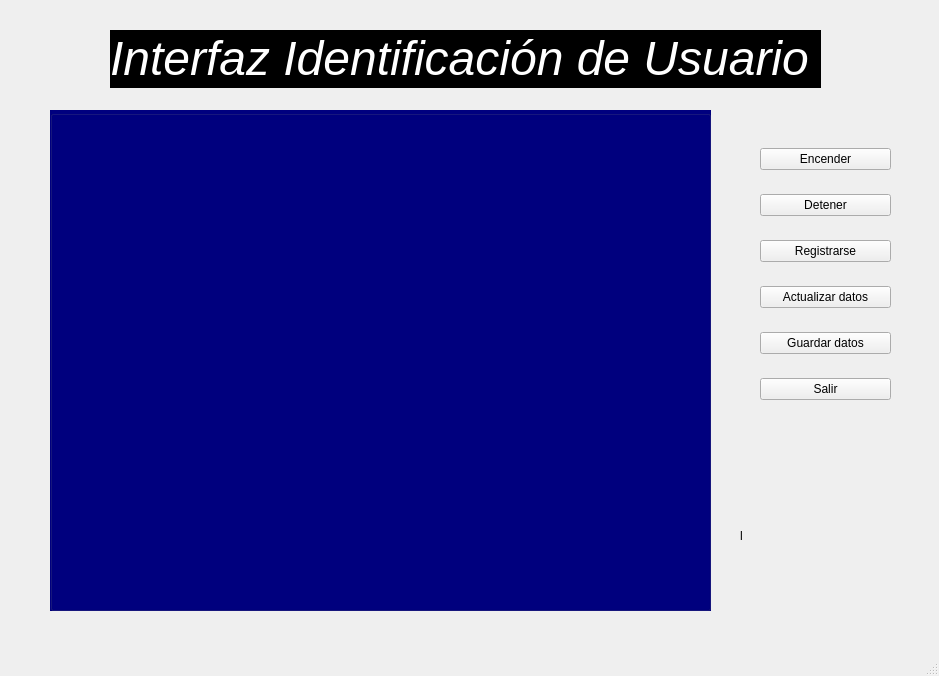
<?xml version="1.0" encoding="UTF-8"?>
<ui version="4.0">
 <class>MainWindow</class>
 <widget class="QMainWindow" name="MainWindow">
  <property name="geometry">
   <rect>
    <x>0</x>
    <y>0</y>
    <width>939</width>
    <height>676</height>
   </rect>
  </property>
  <property name="windowTitle">
   <string>MainWindow</string>
  </property>
  <property name="styleSheet">
   <string notr="true">QLabel{
	font-family: 'Roboto';
	}

QPushButton:hover{
	background-color:rgb(84, 135, 255)
	}</string>
  </property>
  <widget class="QWidget" name="centralwidget">
   <widget class="QLabel" name="label">
    <property name="geometry">
     <rect>
      <x>60</x>
      <y>120</y>
      <width>640</width>
      <height>480</height>
     </rect>
    </property>
    <property name="text">
     <string/>
    </property>
   </widget>
   <widget class="QWidget" name="layoutWidget">
    <property name="geometry">
     <rect>
      <x>760</x>
      <y>130</y>
      <width>131</width>
      <height>291</height>
     </rect>
    </property>
    <layout class="QVBoxLayout" name="verticalLayout">
     <item>
      <widget class="QPushButton" name="encender">
       <property name="styleSheet">
        <string notr="true">hover{
	background-color: #ff7043;
	}</string>
       </property>
       <property name="text">
        <string>Encender</string>
       </property>
      </widget>
     </item>
     <item>
      <widget class="QPushButton" name="detener">
       <property name="text">
        <string>Detener</string>
       </property>
      </widget>
     </item>
     <item>
      <widget class="QPushButton" name="registrarse">
       <property name="text">
        <string>Registrarse</string>
       </property>
      </widget>
     </item>
     <item>
      <widget class="QPushButton" name="actualizar">
       <property name="text">
        <string>Actualizar datos</string>
       </property>
      </widget>
     </item>
     <item>
      <widget class="QPushButton" name="guarda">
       <property name="text">
        <string>Guardar datos</string>
       </property>
      </widget>
     </item>
     <item>
      <widget class="QPushButton" name="salir">
       <property name="text">
        <string>Salir</string>
       </property>
      </widget>
     </item>
    </layout>
    <zorder>salir</zorder>
    <zorder>actualizar</zorder>
    <zorder>registrarse</zorder>
    <zorder>detener</zorder>
    <zorder>encender</zorder>
    <zorder>guarda</zorder>
   </widget>
   <widget class="QGroupBox" name="groupBox">
    <property name="geometry">
     <rect>
      <x>50</x>
      <y>110</y>
      <width>661</width>
      <height>501</height>
     </rect>
    </property>
    <property name="styleSheet">
     <string notr="true">background-color: rgb(0, 0, 127);</string>
    </property>
    <property name="title">
     <string/>
    </property>
   </widget>
   <widget class="QLabel" name="label__text">
    <property name="geometry">
     <rect>
      <x>110</x>
      <y>30</y>
      <width>711</width>
      <height>58</height>
     </rect>
    </property>
    <property name="styleSheet">
     <string notr="true">background-color: rgb(0, 0, 0);</string>
    </property>
    <property name="text">
     <string>&lt;!DOCTYPE HTML PUBLIC &quot;-//W3C//DTD HTML 4.0//EN&quot; &quot;http://www.w3.org/TR/REC-html40/strict.dtd&quot;&gt;
&lt;html&gt;&lt;head&gt;&lt;meta name=&quot;qrichtext&quot; content=&quot;1&quot; /&gt;&lt;style type=&quot;text/css&quot;&gt;
p, li { white-space: pre-wrap; }
&lt;/style&gt;&lt;/head&gt;&lt;body style=&quot; font-family:'Roboto'; font-size:8pt; font-weight:400; font-style:normal;&quot;&gt;
&lt;p align=&quot;justify&quot; style=&quot; margin-top:12px; margin-bottom:12px; margin-left:0px; margin-right:0px; -qt-block-indent:0; text-indent:0px;&quot;&gt;&lt;span style=&quot; font-size:36pt; font-style:italic; color:#ffffff;&quot;&gt;Interfaz Identificación de Usuario&lt;/span&gt;&lt;/p&gt;&lt;/body&gt;&lt;/html&gt;</string>
    </property>
   </widget>
   <widget class="QLabel" name="label_2">
    <property name="geometry">
     <rect>
      <x>740</x>
      <y>470</y>
      <width>171</width>
      <height>132</height>
     </rect>
    </property>
    <property name="text">
     <string>l</string>
    </property>
   </widget>
   <zorder>groupBox</zorder>
   <zorder>layoutWidget</zorder>
   <zorder>label__text</zorder>
   <zorder>label_2</zorder>
   <zorder>label</zorder>
  </widget>
  <widget class="QMenuBar" name="menubar">
   <property name="geometry">
    <rect>
     <x>0</x>
     <y>0</y>
     <width>939</width>
     <height>21</height>
    </rect>
   </property>
  </widget>
  <widget class="QStatusBar" name="statusbar"/>
 </widget>
 <resources/>
 <connections/>
</ui>
